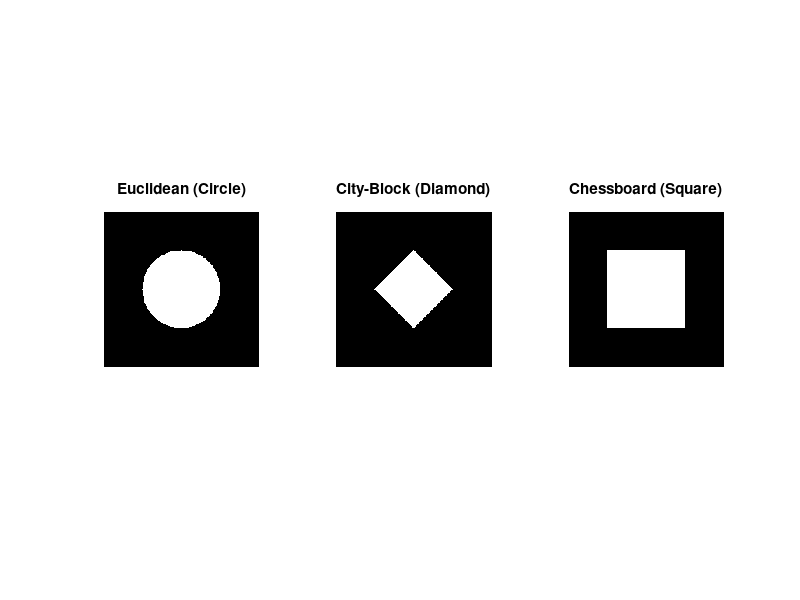

Reproduce this figure in MATLAB.

sizeX = 200;
sizeY = 200;
centerX = sizeX / 2;
centerY = sizeY / 2;
radius = 50;


euclideanShape = zeros(sizeX, sizeY);
cityblockShape = zeros(sizeX, sizeY);
chessboardShape = zeros(sizeX, sizeY);


for x = 1:sizeX
    for y = 1:sizeY
        dx = abs(x - centerX);
        dy = abs(y - centerY);
        
      
        if sqrt(dx^2 + dy^2) <= radius
            euclideanShape(x, y) = 1;
        end
        
       
        if (dx + dy) <= radius
            cityblockShape(x, y) = 1;
        end
        
     
        if max(dx, dy) <= radius
            chessboardShape(x, y) = 1;
        end
    end
end

figure;
subplot(1,3,1), imshow(euclideanShape), title('Euclidean (Circle)');
subplot(1,3,2), imshow(cityblockShape), title('City-Block (Diamond)');
subplot(1,3,3), imshow(chessboardShape), title('Chessboard (Square)');
